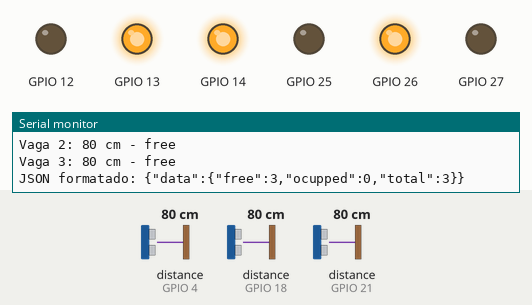
Recording of a sketch running on a simulated ESP32. On the bench: output pins drawn as LEDs (lit = HIGH), the last lines printed to the serial monitor. The inputs (shaded band) are chosen by the test bench; at power-on: distance to the obstacle (sensors on GPIO 4, GPIO 18, GPIO 21) 80 cm. WiFi joins after 1.5 s; servers stay silent unless stated; uploads are accepted with an empty reply.

Above: at 2.7 s.
2.8 s: distance to the obstacle (sensor on GPIO 4) set to 7 cm
4.3 s: distance to the obstacle (sensor on GPIO 4) set to 4 cm
At 5.4 s:
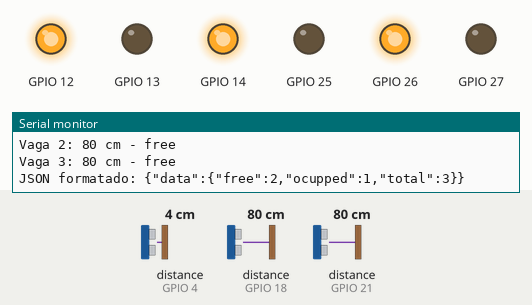
5.8 s: distance to the obstacle (sensor on GPIO 18) set to 7 cm
7.3 s: distance to the obstacle (sensor on GPIO 18) set to 4 cm
At 7.7 s:
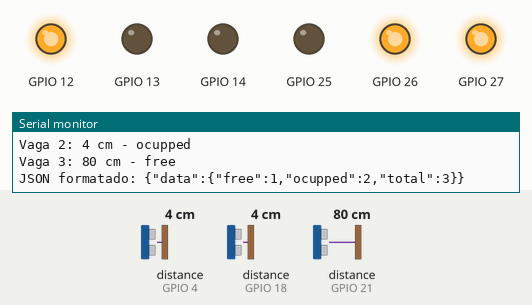
8.8 s: distance to the obstacle (sensor on GPIO 21) set to 7 cm
10.3 s: distance to the obstacle (sensor on GPIO 21) set to 4 cm
At 11.9 s:
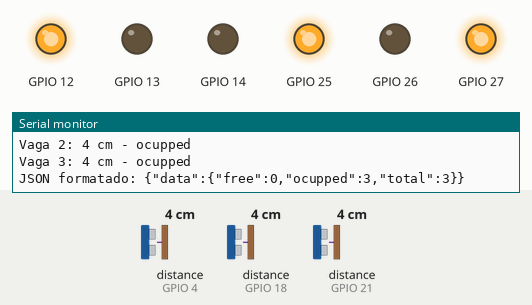
Timing chart, 0 to 13.0 s (numbered marks = the images above; inputs shaded):
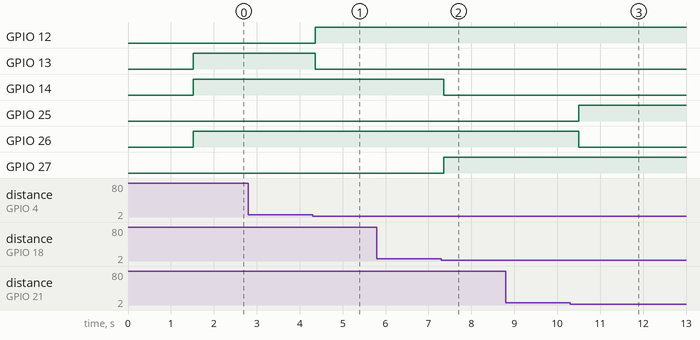

The sketch:

app.ino
```cpp
// code do esp32 funcional. ( v1 )


#include <Ultrasonic.h>
#include <WiFi.h>
#include <HTTPClient.h>
#include <ArduinoJson.h>

const char *ssid = "Assembly";
const char *password = "Orieljoelcapitadasilva";
const char *apiBase = "http://192.168.8.84:3000";

// Corrigido: Para concatenar em tempo de execução, usamos String ou montamos no setup
String sendUrl = String(apiBase) + "/park/data/receiv";

const int ON = 1;
const int OFF = 0;
const int timer = 0;

Ultrasonic s1(2, 4);
Ultrasonic s2(5, 18);
Ultrasonic s3(19, 21);

class Painel {
private:
  int pinFree;
  int pinOcupped;
  String status = "ocupped";

public:
  Painel(int a, int b) {
    pinFree = a;
    pinOcupped = b;
    pinMode(pinFree, OUTPUT);
    pinMode(pinOcupped, OUTPUT);
  }

  void setStatus(String a)  // Nome alterado para setStatus (mais semântico)
  {
    status = a;
    if (status == "free") {
      digitalWrite(pinFree, ON);
      digitalWrite(pinOcupped, OFF);
    } else {
      digitalWrite(pinFree, OFF);
      digitalWrite(pinOcupped, ON);
    }
  }

  String currentStatus() {
    return status;
  }
};

// Array de objetos da classe Painel
Painel paneis[3] = {
  Painel(13, 12),
  Painel(14, 27),
  Painel(26, 25)
};

void setup() {
  Serial.begin(115200);
  WiFi.begin(ssid, password);

  while (WiFi.status() != WL_CONNECTED) {
    delay(500);
    Serial.print(".");
  }
  Serial.println("\n WiFi conectado!");
}
void SendDados() {
  if (WiFi.status() == WL_CONNECTED) {
    HTTPClient http;

    http.begin(sendUrl);
    http.addHeader("Content-Type", "application/json");

    JsonDocument doc;
    int freeCount = 0;
    int ocuppedCount = 0;
    int total = 3;

    // Contagem dos estados
    for (int i = 0; i < 3; i++) {
      if (paneis[i].currentStatus() == "free") {
        freeCount++;
      } else {
        ocuppedCount++;
      }
    }


    JsonObject dataObj = doc["data"].to<JsonObject>();
    dataObj["free"] = freeCount;
    dataObj["ocupped"] = ocuppedCount;
    dataObj["total"] = total;

    String jsonString;
    serializeJson(doc, jsonString);


    Serial.print("JSON formatado: ");
    Serial.println(jsonString);

    int httpResponseCode = http.POST(jsonString);

    if (httpResponseCode > 0) {
      Serial.printf("Dados enviados! Status: %d\n", httpResponseCode);
    } else {
      Serial.printf("Erro no envio: %s\n", http.errorToString(httpResponseCode).c_str());
    }

    http.end();
  }
}


void loop() {
  // Leitura dos sensores
  int dist[3] = {
    (int)s1.read(),
    (int)s2.read(),
    (int)s3.read()
  };

  for (int i = 0; i < 3; i++) {
    String statusStr = "";

    if (dist[i] > 5 || dist[i] == 0) {
      statusStr = "free";
    } else {
      statusStr = "ocupped";
    }

    paneis[i].setStatus(statusStr);

    Serial.printf("Vaga %d: %d cm - %s\n", i + 1, dist[i], statusStr.c_str());
  }

  SendDados();
  delay(timer);  // Aumentado o delay para não sobrecarregar a API
}
```

Measured:
- the behaviour switches between 6 and 5 cm on distance to the obstacle (sensor on GPIO 4) (found by bisection; images 0 and 1)
- the behaviour switches between 6 and 5 cm on distance to the obstacle (sensor on GPIO 18) (found by bisection; images 1 and 2)
- the behaviour switches between 6 and 5 cm on distance to the obstacle (sensor on GPIO 21) (found by bisection; images 2 and 3)
- after the input at 4.3 s, GPIO 12: LOW → HIGH after 0.06 s; GPIO 13: HIGH → LOW after 0.06 s
- after the input at 7.3 s, GPIO 14: HIGH → LOW after 0.06 s; GPIO 27: LOW → HIGH after 0.06 s
- after the input at 10.3 s, GPIO 25: LOW → HIGH after 0.21 s; GPIO 26: HIGH → LOW after 0.21 s
